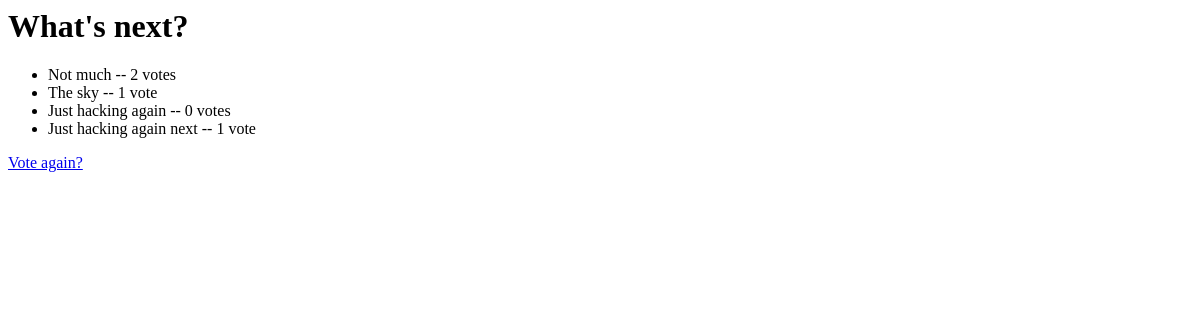
Page /imgapp/1/results/ on the earlier database version.
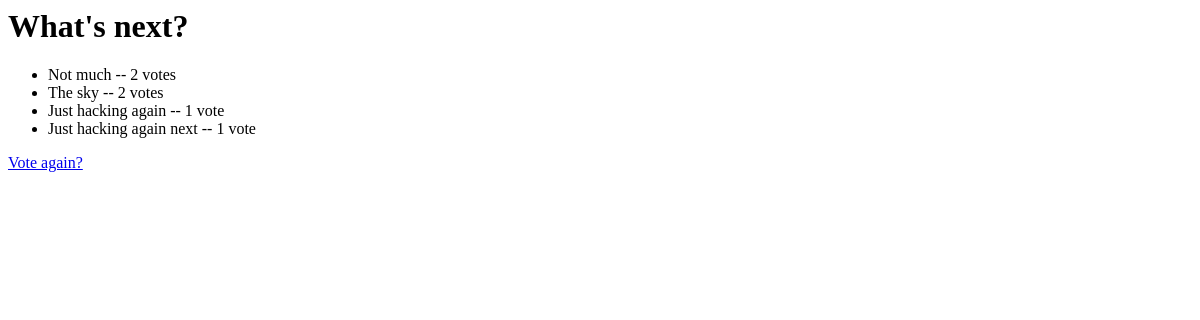
Same page on the later database version.
### imgapp/models.py (models this page shows, shortened)
class Question(models.Model):
    question_text = models.CharField(max_length=200)
    pub_date = models.DateTimeField('date published')

class Choice(models.Model):
    question = models.ForeignKey(Question)
    choice_text = models.CharField(max_length=200)
    votes = models.IntegerField(default=0)

### imgapp/views.py (the view)
# urls.py: url(r'^(?P<pk>[0-9]+)/results/$', views.ResultsView.as_view(), name='results'),
class ResultsView(generic.DetailView):
    model = Question
    template_name = 'imgapp/results.html'

### imgapp/templates/imgapp/results.html
<h1>{{ question.question_text }}</h1>
<ul>
{% for choice in question.choice_set.all %}
    <li>{{ choice.choice_text }} -- {{ choice.votes }} vote{{ choice.votes|pluralize }}</li>
{% endfor %}
</ul>
<a href="{% url 'imgapp:detail' question.id %}">Vote again?</a>

Differences in the rows shown:
changed Choice "The sky": votes "1" → "2"
changed Choice "Just hacking again": votes "0" → "1"
